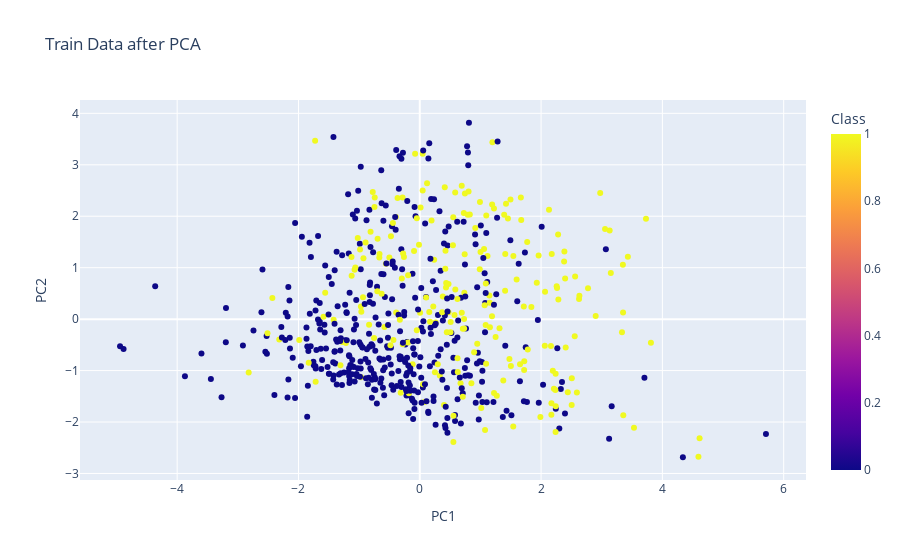

This figure's notebook cell:
### Code cell
# Plot
fig = px.scatter(
    pca_df, x='PC1', y='PC2', color='Target',
    title="Train Data after PCA",
    labels={'Target': 'Class'}
)
fig.show()

### Figure 1 — Plotly figure (JSON) as saved in the notebook; plotly's stock layout.template omitted (floating-point values rounded to 4 significant figures; data arrays with more than 128 entries replaced by an {"elided": "..."} marker saying what was removed)
{"data": [{"hovertemplate": "PC1=%{x}<br>PC2=%{y}<br>Class=%{marker.color}<extra></extra>", "legendgroup": "", "marker": {"color": {"elided": "614 int values"}, "coloraxis": "coloraxis", "symbol": "circle"}, "mode": "markers", "name": "", "orientation": "v", "showlegend": false, "type": "scatter", "x": {"elided": "614 float values"}, "xaxis": "x", "y": {"elided": "614 float values"}, "yaxis": "y"}], "layout": {"coloraxis": {"colorbar": {"title": {"text": "Class"}}, "colorscale": [[0, "#0d0887"], [0.1111, "#46039f"], [0.2222, "#7201a8"], [0.3333, "#9c179e"], [0.4444, "#bd3786"], [0.5556, "#d8576b"], [0.6667, "#ed7953"], [0.7778, "#fb9f3a"], [0.8889, "#fdca26"], [1, "#f0f921"]]}, "legend": {"tracegroupgap": 0}, "title": {"text": "Train Data after PCA"}, "xaxis": {"anchor": "y", "domain": [0, 1], "title": {"text": "PC1"}}, "yaxis": {"anchor": "x", "domain": [0, 1], "title": {"text": "PC2"}}}}
